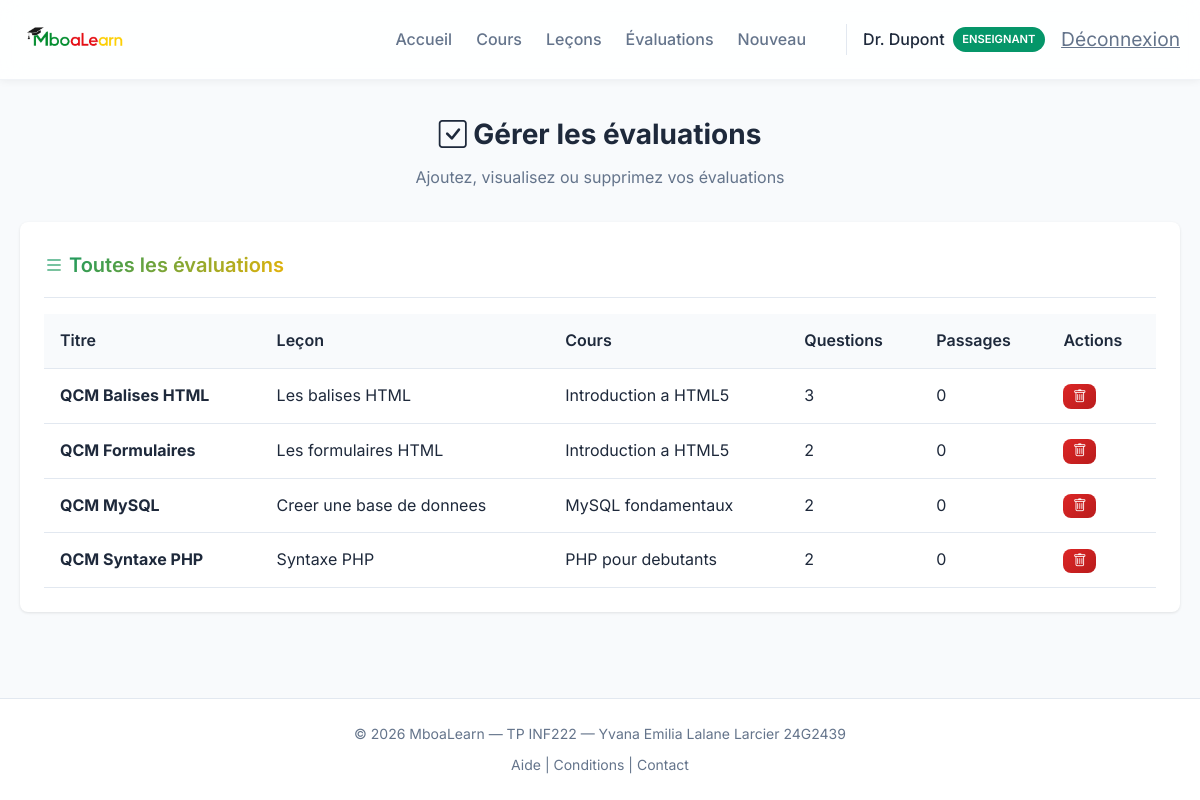
The app's page /enseignant/mes_evaluations.php (signed in) with its own data.
### tables this page shows
CREATE TABLE users (
    id INT AUTO_INCREMENT PRIMARY KEY,
    nom VARCHAR(100) NOT NULL,
    email VARCHAR(150) UNIQUE NOT NULL,
    password VARCHAR(255) NOT NULL,
    role ENUM('etudiant', 'enseignant', 'promoteur') DEFAULT 'etudiant',
    date_inscription TIMESTAMP DEFAULT CURRENT_TIMESTAMP
);

CREATE TABLE evaluations (
    id INT AUTO_INCREMENT PRIMARY KEY,
    lecon_id INT NOT NULL,
    titre VARCHAR(200) NOT NULL,
    description TEXT,
    FOREIGN KEY (lecon_id) REFERENCES lecons(id) ON DELETE CASCADE
);

CREATE TABLE lecons (
    id INT AUTO_INCREMENT PRIMARY KEY,
    cours_id INT NOT NULL,
    titre VARCHAR(200) NOT NULL,
    contenu TEXT,
    type_contenu ENUM('pdf', 'video') NOT NULL,
    fichier VARCHAR(255) NOT NULL,
    duree_video INT DEFAULT 0,
    ordre INT DEFAULT 0,
    FOREIGN KEY (cours_id) REFERENCES cours(id) ON DELETE CASCADE
);

CREATE TABLE cours (
    id INT AUTO_INCREMENT PRIMARY KEY,
    titre VARCHAR(200) NOT NULL,
    description TEXT,
    module_id INT,
    enseignant_id INT,
    date_creation TIMESTAMP DEFAULT CURRENT_TIMESTAMP,
    FOREIGN KEY (module_id) REFERENCES modules(id) ON DELETE SET NULL,
    FOREIGN KEY (enseignant_id) REFERENCES users(id) ON DELETE SET NULL
);

### includes/auth.php (called while the page is built, shortened)
<?php
require_once __DIR__ . '/../config/database.php';
function is_logged_in() {
    return isset($_SESSION['user_id']);
}
function has_role($role) {
    return isset($_SESSION['user_role']) && $_SESSION['user_role'] === $role;
}
function get_user_info() {
    global $pdo;
    $stmt = $pdo->prepare("SELECT id, nom, email, role FROM users WHERE id = ?");
    $stmt->execute([$_SESSION['user_id']]);
    return $stmt->fetch();
}

### enseignant/mes_evaluations.php (the view, shortened to what this page needs)
<?php
require_once '../config/database.php';
require_once '../includes/auth.php';
$enseignant_id = $_SESSION['user_id'];
$stmt = $pdo->prepare("
    SELECT e.*, l.titre as lecon_titre, c.titre as cours_titre,
           COUNT(DISTINCT q.id) as nb_questions,
           COUNT(DISTINCT r.etudiant_id) as nb_passages
    FROM evaluations e
    JOIN lecons l ON e.lecon_id = l.id
    JOIN cours c ON l.cours_id = c.id
    LEFT JOIN questions q ON e.id = q.evaluation_id
    LEFT JOIN resultats r ON e.id = r.evaluation_id
    WHERE c.enseignant_id = ?
    GROUP BY e.id
    ORDER BY c.titre, l.ordre
");
$stmt->execute([$enseignant_id]);
$evaluations = $stmt->fetchAll();
?>
<!DOCTYPE html>
<html lang="fr">
<head>
    <link rel="stylesheet" href="https://cdn.jsdelivr.net/npm/bootstrap-icons@1.11.3/font/bootstrap-icons.min.css">
    <link rel="stylesheet" href="../assets/css/style.css">
</head>
<body>
    <?php include '../includes/header.php'; ?>
    <div class="dashboard-header">
        <h1><i class="bi bi-check-square"></i> Gérer les évaluations</h1>
        <p>Ajoutez, visualisez ou supprimez vos évaluations</p>
    </div>
    <div class="card">
        <div class="card-header">
            <h2 class="card-title"><i class="bi bi-list"></i> Toutes les évaluations</h2>
        </div>
        <?php if (empty($evaluations)): ?>
            <p class="text-muted text-center" style="padding: 2rem;">Aucune évaluation créée</p>
        <?php else: ?>
            <div class="table-responsive">
                <table>
                    <thead>
                        <tr>
                            <th>Titre</th>
                            <th>Leçon</th>
                            <th>Cours</th>
                            <th>Questions</th>
                            <th>Passages</th>
                            <th>Actions</th>
                        </tr>
                    </thead>
                    <tbody>
                        <?php foreach ($evaluations as $e): ?>
                            <tr>
                                <td><strong><?php echo htmlspecialchars($e['titre']); ?></strong></td>
                                <td><?php echo htmlspecialchars($e['lecon_titre']); ?></td>
                                <td><?php echo htmlspecialchars($e['cours_titre']); ?></td>
                                <td><?php echo $e['nb_questions']; ?></td>
                                <td><?php echo $e['nb_passages']; ?></td>
                                <td>
                                    <div style="display: flex; gap: 0.5rem;">
                                        <form method="POST" action="" style="display: inline;"
                                              onsubmit="return confirm('Supprimer cette évaluation ?');">
                                            <button type="submit" class="btn-danger" style="padding: 0.3rem 0.6rem; font-size: 0.85rem;">
                                                <i class="bi bi-trash"></i>
                                            </button>
                                        </form>
                                    </div>
                                </td>
                            </tr>
                        <?php endforeach; ?>
                    </tbody>
                </table>
            </div>
        <?php endif; ?>
    </div>
    <?php include '../includes/footer.php'; ?>
</body>
</html>

### includes/header.php (shortened to what this page needs)
<?php
$base_url = '/MboaLearn';
$user = get_user_info();
?>
<!DOCTYPE html>
<html lang="fr">
<head>
    <link rel="stylesheet" href="https://cdn.jsdelivr.net/npm/bootstrap-icons@1.11.3/font/bootstrap-icons.min.css">
    <link rel="stylesheet" href="<?php echo $base_url; ?>/assets/css/style.css?v=<?php echo time(); ?>">
</head>
<body>
    <nav class="navbar">
        <div class="nav-container">
            <a href="<?php echo $base_url; ?>/index.html" class="nav-brand">
                <img src="<?php echo $base_url; ?>/assets/images/mboalearn.png" alt="MboaLearn" class="nav-logo">
            </a>
            <?php if (is_logged_in()): ?>
            <div class="nav-menu">
                <a href="<?php echo $base_url; ?>/dashboard.php" class="nav-link">
                    Accueil
                </a>
                <?php if (has_role('enseignant')): ?>
                    <a href="<?php echo $base_url; ?>/enseignant/mes_cours.php" class="nav-link">
                        Cours
                    </a>
                    <a href="<?php echo $base_url; ?>/enseignant/mes_lecons.php" class="nav-link">
                        Leçons
                    </a>
                    <a href="<?php echo $base_url; ?>/enseignant/mes_evaluations.php" class="nav-link">
                        Évaluations
                    </a>
                    <a href="<?php echo $base_url; ?>/enseignant/ajouter_cours.php" class="nav-link">
                        Nouveau
                    </a>
                <?php endif; ?>
                <div class="nav-user">
                    <span class="user-info">
                        <?php echo $user['nom']; ?>
                        <span class="badge"><?php echo ucfirst($user['role']); ?></span>
                    </span>
                    <a href="<?php echo $base_url; ?>/logout.php" class="btn-logout">
                        Déconnexion
                    </a>
                </div>
            </div>
            <?php endif; ?>
        </div>
    </nav>
    <main class="main-content">
        <div class="container">

### assets/css/style.css (style rules this page uses)
:root { --primary: #059669; --primary-dark: #047857; --secondary: #64748b; --success: #10b981; --danger: #dc2626; --warning: #d97706; --accent: #eab308; --bg-light: #f8fafc; --bg-white: #ffffff; --text-dark: #1e293b; --text-muted: #64748b; --border: #e2e8f0; --shadow: 0 1px 3px rgba(0,0,0,0.1); --shadow-md: 0 4px 6px rgba(0,0,0,0.1); --radius: 8px; --transition: all 0.2s ease; }
* { margin: 0; padding: 0; box-sizing: border-box; }
body { font-family: 'Inter', -apple-system, BlinkMacSystemFont, sans-serif; background-color: var(--bg-light); color: var(--text-dark); line-height: 1.6; min-height: 100vh; display: flex; flex-direction: column; }
.container { max-width: 1200px; margin: 0 auto; padding: 0 20px; width: 100%; }
.navbar { background: rgba(255, 255, 255, 0.85); backdrop-filter: blur(12px); -webkit-backdrop-filter: blur(12px); border-bottom: 1px solid rgba(226, 232, 240, 0.5); padding: 0.75rem 0; position: sticky; top: 0; z-index: 100; box-shadow: 0 1px 8px rgba(0,0,0,0.06); }
.nav-container { max-width: 1200px; margin: 0 auto; padding: 0 20px; display: flex; align-items: center; justify-content: space-between; }
.nav-brand { font-size: 1.25rem; font-weight: 700; color: var(--primary); text-decoration: none; display: flex; align-items: center; gap: 0.5rem; }
.nav-logo { height: 55px; width: auto; }
.nav-menu { display: flex; align-items: center; gap: 1.5rem; }
.nav-link { color: var(--text-muted); text-decoration: none; font-weight: 500; display: flex; align-items: center; gap: 0.5rem; transition: var(--transition); }
.nav-user { display: flex; align-items: center; gap: 1rem; margin-left: 1rem; padding-left: 1rem; border-left: 1px solid var(--border); }
.user-info { display: flex; align-items: center; gap: 0.5rem; font-weight: 500; }
.badge { background: var(--primary); color: white; padding: 0.2rem 0.6rem; border-radius: 20px; font-size: 0.7rem; font-weight: 600; text-transform: uppercase; }
.btn-logout { color: var(--text-muted); font-size: 1.2rem; transition: var(--transition); }
.btn-danger { background: linear-gradient(135deg, var(--danger) 0%, #b91c1c 100%); color: white; padding: 0.6rem 1.2rem; border-radius: var(--radius); text-decoration: none; font-weight: 500; display: inline-flex; align-items: center; gap: 0.5rem; border: none; cursor: pointer; transition: var(--transition); }
.main-content { flex: 1; padding: 2rem 0; }
.container { display: flex; flex-direction: column; align-items: center; }
.card { background: var(--bg-white); border-radius: var(--radius); box-shadow: var(--shadow); padding: 1.5rem; margin-bottom: 1.5rem; transition: var(--transition); width: 100%; border-top: 3px solid transparent; }
.card-header { display: flex; justify-content: space-between; align-items: center; margin-bottom: 1rem; padding-bottom: 1rem; border-bottom: 1px solid var(--border); }
.card-header .card-title { background: linear-gradient(135deg, var(--primary), var(--accent)); -webkit-background-clip: text; -webkit-text-fill-color: transparent; background-clip: text; }
.card-title { font-size: 1.25rem; font-weight: 600; color: var(--text-dark); }
.dashboard-header { margin-bottom: 2rem; text-align: center; width: 100%; }
.dashboard-header h1 { font-size: 1.75rem; font-weight: 700; margin-bottom: 0.5rem; }
.dashboard-header p { color: var(--text-muted); }
.table-responsive { overflow-x: auto; }
table { width: 100%; border-collapse: collapse; }
th, td { padding: 0.875rem 1rem; text-align: left; border-bottom: 1px solid var(--border); }
th { font-weight: 600; color: var(--text-dark); background: var(--bg-light); }

### records on screen
users: nom "Dr. Dupont", role "ENSEIGNANT"
evaluations: titre "QCM Balises HTML", lecon.titre "Les balises HTML", cours.titre "Introduction a HTML5", nb_questions "3", nb_passages "0"
evaluations: titre "QCM Formulaires", lecon.titre "Les formulaires HTML", cours.titre "Introduction a HTML5", nb_questions "2", nb_passages "0"
evaluations: titre "QCM MySQL", lecon.titre "Creer une base de donnees", cours.titre "MySQL fondamentaux", nb_questions "2", nb_passages "0"
evaluations: titre "QCM Syntaxe PHP", lecon.titre "Syntaxe PHP", cours.titre "PHP pour debutants", nb_questions "2", nb_passages "0"
